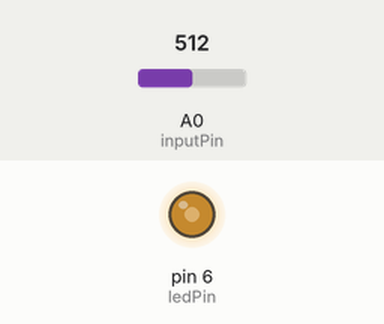
The sketch below on a simulated Arduino Uno, built with avr-gcc and run on an emulated ATmega328P. Shown: output pins drawn as LEDs (lit = HIGH). The inputs (shaded band) are chosen by the test bench; at power-on: A0 (inputPin) = 512.

Above: at 1.3 s.
1.4 s: A0 (inputPin) set to 716
At 2.4 s:
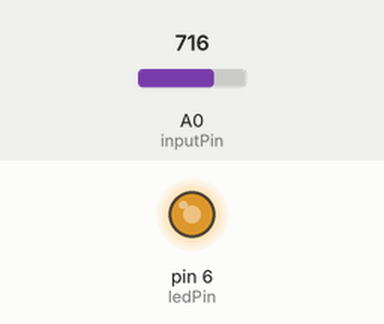
3.0 s: A0 (inputPin) set to 900
At 3.5 s:
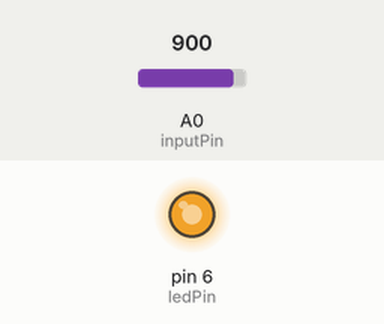
4.5 s: A0 (inputPin) set to 122
At 5.7 s:
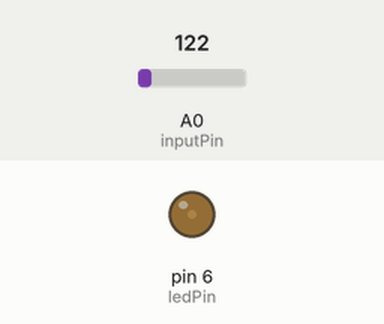
6.0 s: A0 (inputPin) set to 0
At 7.0 s:
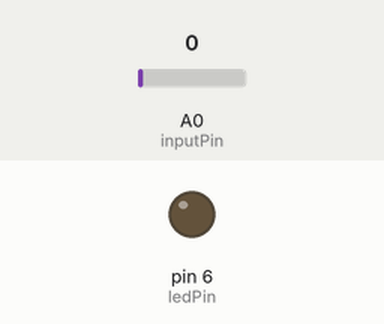
7.5 s: A0 (inputPin) set to 511
At 8.2 s:
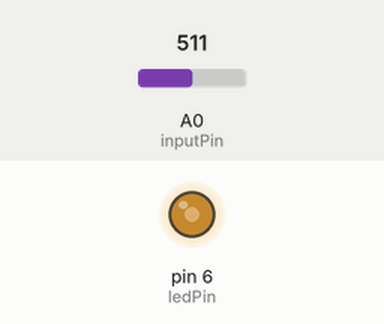
Timing chart, 0 to 10.0 s (numbered marks = the images above; inputs shaded):
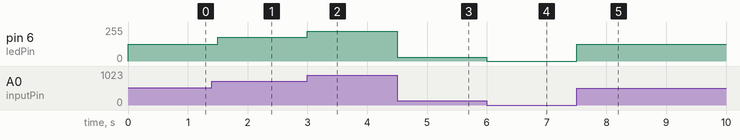

Measured:
- after the input at 1.4 s, pin 6 (ledPin): 127/255 → 178/255 after 0.10 s
- after the input at 3.0 s, pin 6 (ledPin): 178/255 → 224/255 at once
- after the input at 4.5 s, pin 6 (ledPin): 224/255 → 30/255 at once
- after the input at 6.0 s, pin 6 (ledPin): 30/255 → 0/255 at once
- after the input at 7.5 s, pin 6 (ledPin): 0/255 → 127/255 at once

The sketch:

WarmUpProject1-JaztinTabunda.ino
```cpp
/*
Jaztin Tabunda
Warm-Up Project 1 - Potentiometer
COMP 522 - V. Bhatt
2-5-2023
*/

const int ledPin = 6; //This is the pin number for the led (output)
const int inputPin = A0; //This is the pin number for the potentiometer (input)
int inputSignal = 0; //This is to store the 0-1023 value that the potentiometer will output
float outputSignal = 0; //This is to store the converted 0-255 value from the inputSignal value

void setup() {
  // put your setup code here, to run once:
  pinMode(ledPin, OUTPUT); //sets up pin 6 as Output
  pinMode(inputPin, INPUT); //sets up pin A0 as Input
  Serial.begin(9600); //This is the speed of the constant stream of data that will be taken from the inputPin/Potentiometer
}

void loop() {
  // put your main code here, to run repeatedly:
  inputSignal = analogRead(inputPin); //getting the input from the inputPin and storing it in inputSignal
  outputSignal = map(inputSignal, 0, 1023, 0, 255); //mapping/converting the 0-1023 value of the potentiometer to the PWM 0-255 output signal
  analogWrite(ledPin, outputSignal); //this will overwrite the value that will be outputted to the ledPin
  //Serial.println(outputSignal); //this is used to check if the potentiometer is working
  delay(500); //this delay is used so the input is more stable

}
```
